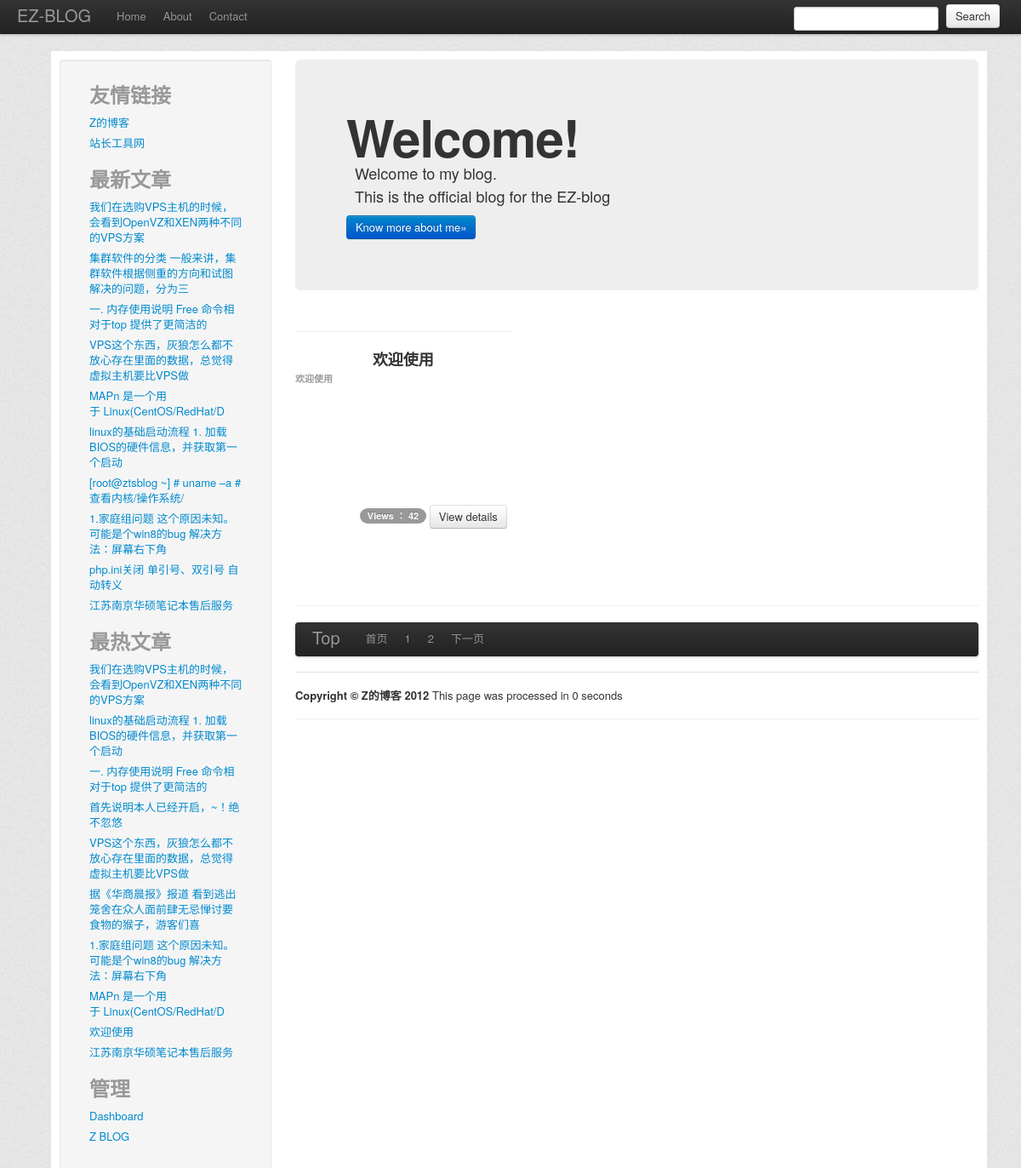
The app's page /search.php?keys=欢迎使用 with its own data.
### tables this page shows
CREATE TABLE IF NOT EXISTS `links` (
  `url_name` varchar(255) NOT NULL,
  `url_site` varchar(255) NOT NULL,
  `url_description` varchar(255) NOT NULL,
  `ID` int(100) NOT NULL AUTO_INCREMENT,
  PRIMARY KEY (`ID`)
);

CREATE TABLE IF NOT EXISTS `posts` (
  `post_hits` int(11) NOT NULL DEFAULT '0',
  `ID` bigint(20) NOT NULL AUTO_INCREMENT,
  `post_author` bigint(20) NOT NULL,
  `post_title` varchar(50) NOT NULL,
  `post_status` varchar(20) NOT NULL DEFAULT 'publish',
  `comment_status` varchar(20) NOT NULL DEFAULT 'open',
  `post_content` longtext NOT NULL,
  `time` date NOT NULL,
  PRIMARY KEY (`ID`),
  KEY `title_5` (`post_title`),
  KEY `title_6` (`post_title`),
  KEY `ID` (`ID`),
  KEY `ID_2` (`ID`),
  FULLTEXT KEY `title` (`post_title`),
  FULLTEXT KEY `title_2` (`post_title`),
  FULLTEXT KEY `context` (`post_content`),
  FULLTEXT KEY `title_3` (`post_title`),
  FULLTEXT KEY `title_4` (`post_title`),
  FULLTEXT KEY `title_7` (`post_title`)
);

### common/settings.php (called while the page is built, shortened)
<?php
$ez_pagesize = 4 * 3;
$ez_url_model = 1;
?>

### common/post_functions.php (called while the page is built, shortened)
<?php
function get_post_content() {
	global $rs;
	return $rs ['post_content'];
}
function get_post_link() {
	global $rs;
	global $ez_url_model;
	$post_id = $rs ['ID'];
	if ($ez_url_model == 1)
		$post_link = "single.php?id=$post_id";
	return $post_link;
}
function get_post_content_short($start, $end) {
	return mb_substr ( strip_tags ( get_post_content () ), $start, $end, "utf-8" );
}
?>

### siderbar.php (the view, shortened to what this page needs)
<body>
	<div class="row-fluid"
		style="background-color: white; padding: 10px 10px 10px 10px;">
		<div class="span3">
			<div class="well sidebar-nav">
				<ul class="nav nav-list">
					<li class="nav-header">
						<h2>友情链接</h2>
					</li>
      		  	<?php
							$sql = "select * from `links`  ";
							$query = mysql_query ( $sql ) or die ( "GET LINKS failed" );
									while ( $rs = mysql_fetch_array ( $query ) ) {
										?>
								<li><a href="<?php echo $rs['url_site']?>"><?php echo $rs['url_name']?></a></li>
	<?php	}	?>
	<li class="nav-header">
						<h2>最新文章</h2>
					</li>
		<?php
		@$sql = "select * from `posts` order by `ID` desc limit 0,10 ";
		$query = mysql_query ( $sql ) or die ( "GET posts failed" );
		for($i=0;$i<10;$i++){
			$rs = mysql_fetch_array ( $query);
			echo "<li><a href=".get_post_link()."> ".get_post_content_short(0, 40)."</a></li>";
		}
		 ?>
	<li class="nav-header">
						<h2>最热文章</h2>
					</li>
		<?php
		$sql = "select * from `posts` order by post_hits desc limit 0,10 ";
		$query = mysql_query ( $sql ) or die ( "GET posts failed" );
		for($i=0;$i<10;$i++){
			$rs = mysql_fetch_array ( $query);
			echo "<li><a href=".get_post_link()."> ".get_post_content_short(0, 40)."</a></li>";
		}
		?>
		<li class="nav-header">
						<h2>管理</h2>
					</li>
					<li><a href="adminold">Dashboard</a></li>
					<li><a href="http://www.zts1993.com">Z BLOG</a></li>
				</ul>
				<br />
			</div>
		</div>
		<div class="span9">

### search.php (shortened to what this page needs)
<?php
include "header.php";
include "header-nav.php";
include "siderbar.php";
include "common/settings.php";
?>
	<div class="hero-unit ds-component" data-componentid="hero1">
		<div class="ds-component" data-componentid="content1">
			<h1>Welcome!</h1>
			<p>
				&nbsp; Welcome to my blog.<br /> &nbsp;&nbsp;This is the official
				blog for the EZ-blog<br />
			</p>
		</div>
		<a class="btn btn-primary ds-component" href="welcome.php"
			data-componentid="button1">Know more about me»</a>
	</div>
<?php
if (@empty ( $_GET [page] )) {
	$pageval = 1;
} else {
	@$pageval = $_GET [page];
}
@$page = ($pageval - 1) * $ez_pagesize;
@$page .= ',';
$w = 1;
if (! empty ( $_GET ['keys'] ))
	$w = " `post_content` like '%" . $_GET ['keys'] . "%'";
@$sql = "select * from `posts` where $w order by id desc limit $page $ez_pagesize  ";
$query = mysql_query ( $sql );
for($a = 1, $b = 0; $a < $ez_pagesize + 1; $a = $a + 1) {
	$rs = mysql_fetch_array ( $query );
	if ($a % 3 == 1) {
		$b = $b + 1;
		?>
         <div class="row-fluid ds-component"
		data-componentid="fluidgridrow<?php echo $b ?>">
        <?php
}
	if (! empty ( $rs )) {
		?>
   <div class="span4 ds-component"
			data-componentid="gridco1<?php  ?>"
			style="min-height: 250px; max-height: 450px; border: 0px solid silver; position: relative;">
			<div class="ds-component"
				data-componentid="content<?php echo $a+2; ?>">
				<hr />
				<h3 style="text-align: center"> <?php echo  iconv_substr(strip_tags($rs['post_title']),0,40,$charset ="utf-8")?></h3>
				<h6><?php echo mb_substr(strip_tags($rs['post_content']),0,150,"utf-8");  ?></h6>
			</div>
			<div
				style="text-align: right; position: absolute; right: 5px; bottom: 0px">
				<span class="badge ds-component"
					data-componentid="badge<?php echo $a+2; ?>">
            	  Views ： <?php echo $rs['post_hits'] ?></span> <a
					class="btn ds-component"
					href="single.php?id=<?php echo $rs['ID']  ?>"
					data-componentid="button<?php echo $a+2; ?>"> View details </a>
			</div>
		</div>
   		  <?php } ?>
	<?php if($a%3==0){ ?>
		 </div>
	<br /> <?php }?>
 	 <?php
}
include "footer-nav.php";
include "footer.php";
?>

### header.php (style rules this page uses)
body { padding-top: 60px; padding-left: 60px; padding-right: 60px; background-image: url("./assets/img/bg_body.jpg"); background-repeat: repeat; }

### records on screen
links: url_name "Z的博客"
links: url_name "站长工具网"
posts: post_content "我们在选购VPS主机的时候，会看到OpenVZ和XEN两种不同的VPS方案"
posts: post_content "集群软件的分类 一般来讲，集群软件根据侧重的方向和试图解决的问题，分为三"
posts: post_content "一. 内存使用说明 Free 命令相对于top 提供了更简洁的"
posts: post_content "VPS这个东西，灰狼怎么都不放心存在里面的数据，总觉得虚拟主机要比VPS做"
posts: post_content "MAPn 是一个用于 Linux(CentOS/RedHat/D"
posts: post_content "linux的基础启动流程 1. 加载BIOS的硬件信息，并获取第一个启动"
posts: post_content "[root@ztsblog ~] # uname –a # 查看内核/操作系统/"
posts: post_content "1.家庭组问题 这个原因未知。可能是个win8的bug 解决方法：屏幕右下角"
posts: post_content "php.ini关闭 单引号、双引号 自动转义"
posts: post_content "江苏南京华硕笔记本售后服务"
posts: post_content "首先说明本人已经开启，~！绝不忽悠"
posts: post_content "据《华商晨报》报道 看到逃出笼舍在众人面前肆无忌惮讨要食物的猴子，游客们喜"
posts: post_content "欢迎使用", post_title "欢迎使用", post_hits "42"

### other values on screen
$time "0"
